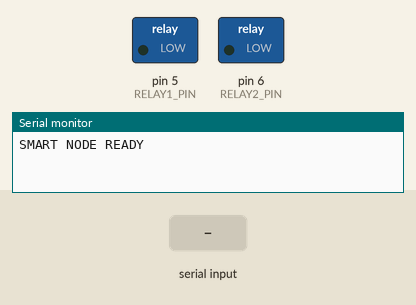
The sketch below on a simulated Arduino Uno, built with avr-gcc and run on an emulated ATmega328P. Parts: switched loads named in the sketch (green lamp = pin HIGH), the last lines printed to the serial monitor. Dashed ring = blinking. The inputs (shaded band) are chosen by the test bench. No radio packets arrive unless stated.

Above: at 1.2 s.
1.3 s: "|C|4|" received over Serial
At 1.9 s:
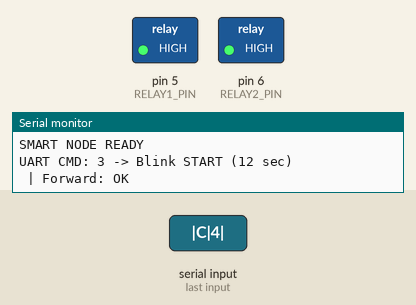
8.2 s: "|C|5|" received over Serial
Timing chart, 0 to 10.7 s (numbered marks = the images above; inputs shaded):
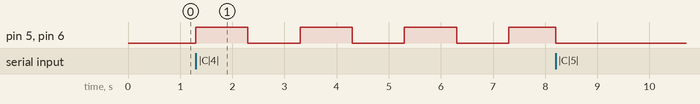

The sketch:

slave-2.ino
```cpp
#include <Arduino.h>
#include <SPI.h>
#include <nRF24L01.h>
#include <RF24.h>

// ✅ Addresses
const uint64_t RX_ADDRESS = 0xE6E6E6E6E6E6;
const uint64_t TX_ADDRESS = 0xB3B4B5B6B7B8;

RF24 radio(9, 10);

#define RELAY1_PIN 5
#define RELAY2_PIN 6

int32_t dataBuffer = 0;

// ✅ UART buffer
char rxBuf[20];
byte index = 0;

// ✅ Blink
bool blinkActive = false;
bool relayState = false;
unsigned long blinkStart = 0;
unsigned long lastBlink = 0;

// ================= SETUP =================
void setup() {
  Serial.begin(115200);

  pinMode(RELAY1_PIN, OUTPUT);
  pinMode(RELAY2_PIN, OUTPUT);

  digitalWrite(RELAY1_PIN, LOW);
  digitalWrite(RELAY2_PIN, LOW);

  radio.begin();
  radio.setChannel(108);
  radio.setDataRate(RF24_250KBPS);
  radio.setPALevel(RF24_PA_HIGH);
  radio.setRetries(5, 15);

  radio.openReadingPipe(0, RX_ADDRESS);
  radio.startListening();

  Serial.println("SMART NODE READY");
}

// ================= LOOP =================
void loop() {

  // ✅ RF RECEIVE
  if (radio.available()) {

    radio.read(&dataBuffer, sizeof(dataBuffer));

    if (dataBuffer >= 1 && dataBuffer <= 3) {

      Serial.print("RF CMD: ");
      Serial.print(dataBuffer);
      Serial.print(" -> ");

      handleCommand(dataBuffer);
      forwardData(dataBuffer);
    }
    else {
      Serial.println("RF Noise Ignored");
    }
  }

  // ✅ UART COMMAND
  readSerialCommand();

  // ✅ Blink Handling
  blinkHandler();
}

// ================= UART =================
void readSerialCommand()
{
  while (Serial.available()) {

    char c = Serial.read();

    if (index < sizeof(rxBuf) - 1) {
      rxBuf[index++] = c;
      rxBuf[index] = '\0';
    }

    if (strstr(rxBuf, "|C|6|")) {
      Serial.print("UART CMD: 1 -> ");
      handleCommand(1);
      forwardData(1);
      clearBuf();
    }

    else if (strstr(rxBuf, "|C|5|")) {
      Serial.print("UART CMD: 2 -> ");
      handleCommand(2);
      forwardData(2);
      clearBuf();
    }

    else if (strstr(rxBuf, "|C|4|")) {
      Serial.print("UART CMD: 3 -> ");
      handleCommand(3);
      forwardData(3);
      clearBuf();
    }

    if (index >= sizeof(rxBuf) - 1) clearBuf();
  }
}

void clearBuf() {
  index = 0;
  rxBuf[0] = '\0';
}

// ================= FORWARD =================
void forwardData(int32_t cmd) {

  radio.stopListening();

  radio.openWritingPipe(TX_ADDRESS);

  bool ok = radio.write(&cmd, sizeof(cmd));

  Serial.print(" | Forward: ");
  Serial.println(ok ? "OK" : "FAIL");

  radio.startListening();
}

// ================= COMMAND =================
void handleCommand(int cmd) {

  if (cmd == 1) {
    blinkActive = false;

    digitalWrite(RELAY1_PIN, HIGH);
    digitalWrite(RELAY2_PIN, HIGH);

    Serial.println("Relay ON");
  }

  else if (cmd == 2) {
    blinkActive = false;

    digitalWrite(RELAY1_PIN, LOW);
    digitalWrite(RELAY2_PIN, LOW);

    Serial.println("Relay OFF");
  }

  else if (cmd == 3) {
    blinkActive = true;

    blinkStart = millis();
    lastBlink = millis();
    relayState = true;

    digitalWrite(RELAY1_PIN, HIGH);
    digitalWrite(RELAY2_PIN, HIGH);

    Serial.println("Blink START (12 sec)");
  }
}

// ================= BLINK =================
void blinkHandler() {

  if (blinkActive) {

    if (millis() - lastBlink >= 1000) {

      lastBlink = millis();

      relayState = !relayState;

      digitalWrite(RELAY1_PIN, relayState);
      digitalWrite(RELAY2_PIN, relayState);

      Serial.print("Blink: ");
      Serial.println(relayState ? "ON" : "OFF");
    }

    if (millis() - blinkStart >= 12000) {

      blinkActive = false;

      digitalWrite(RELAY1_PIN, LOW);
      digitalWrite(RELAY2_PIN, LOW);

      Serial.println("Blink COMPLETE -> Relay OFF");
    }
  }
}
```

Measured:
- after the input at 1.3 s, pin 5 (RELAY1_PIN), pin 6 (RELAY2_PIN): alternates HIGH for 1.0 s and LOW for 1.0 s, starting at once
